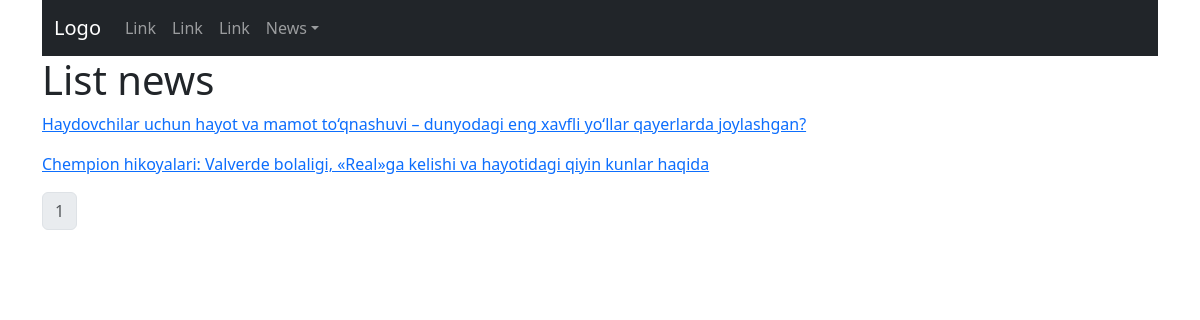
Page /news/ on the committed database.
### app_news/models.py (models this page shows, shortened)
class News(models.Model):
    news_title = models.CharField(max_length=255, unique=True)
    news_description = models.CharField(max_length=255)
    news_image = models.ImageField(upload_to='news/')
    news_content = models.TextField()
    news_category = models.ForeignKey(Category, on_delete=models.CASCADE)
    news_pub_date = models.DateTimeField(auto_now_add=True)
    news_author = models.ForeignKey(get_user_model(), on_delete=models.CASCADE)
    class Meta:
        verbose_name_plural = "News"
        db_table = 'news'

### app_news/views.py (the view)
# urls.py: path('', ListNewsView.as_view(), name='list_news'),
class ListNewsView(ListView):
    template_name = 'news/list_news.html'
    model = News
    paginate_by = 2

### templates/news/list_news.html (shortened to what this page needs)
{% extends 'base.html' %}
{% block content %}
	<h1>List news</h1>
    {% for news in news_list %}
    	<p>
            <a href="{% url 'show_news' news.pk %}">{{ news.news_title }}</a>
        </p>
    {% endfor %}
    <ul class="pagination">
        {% for page in paginator %}
            {% if page.number == page_obj.number %}
                <li class="page-item"><a class="page-link disabled" disabled>{{ page.number }}</a></li>
            {% else %}
                <li class="page-item"><a class="page-link" href="{% url 'list_news' %}?page={{ page.number }}">{{ page.number }}</a></li>
            {% endif %}
        {% endfor %}
    </ul>
{% endblock %}

### rows in the picture
News: news_title "Haydovchilar uchun hayot va mamot to‘qnashuvi – dunyodagi eng xavfli yo‘llar qayerlarda joylashgan?"
News: news_title "Chempion hikoyalari: Valverde bolaligi, «Real»ga kelishi va hayotidagi qiyin kunlar haqida"

### other values in the picture
{{ page.number }} "1"
